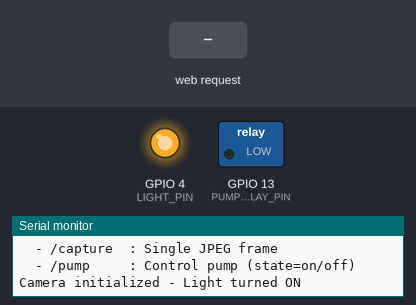
Bench run of a sketch on a simulated ESP32. Shown: switched loads named in the sketch (green lamp = pin HIGH), output pins drawn as LEDs (lit = HIGH), the last lines printed to the serial monitor. Inputs (shaded band) come from the test bench. The camera gives no picture.

Above: at 2.6 s.
2.7 s: HTTP request GET /pump?state=on received
At 3.6 s:
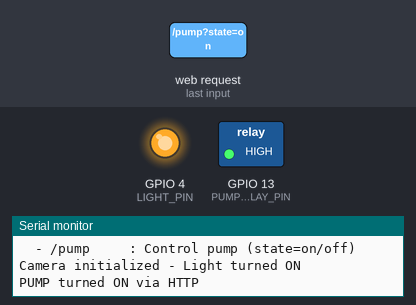
6.5 s: HTTP request GET /pump?state=off received
At 7.7 s:
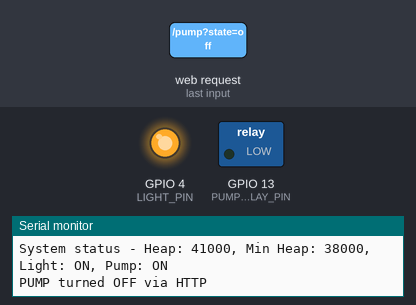
Timing chart, 0 to 9.5 s (numbered marks = the images above; inputs shaded):
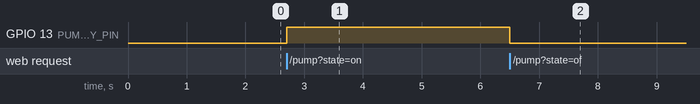

The sketch:

ESP32_camera_updated_code.ino
```cpp
#include "esp_camera.h"
#include <Arduino.h>
#include <WiFi.h>
#include <AsyncTCP.h>
#include <ESPAsyncWebServer.h>

#define LIGHT_PIN 4
#define PUMP_RELAY_PIN 13  // Pin connected to the relay for the water pump

// Camera configuration
#define PWDN_GPIO_NUM     32
#define RESET_GPIO_NUM    -1
#define XCLK_GPIO_NUM      0
#define SIOD_GPIO_NUM     26
#define SIOC_GPIO_NUM     27
#define Y9_GPIO_NUM       35
#define Y8_GPIO_NUM       34
#define Y7_GPIO_NUM       39
#define Y6_GPIO_NUM       36
#define Y5_GPIO_NUM       21
#define Y4_GPIO_NUM       19
#define Y3_GPIO_NUM       18
#define Y2_GPIO_NUM        5
#define VSYNC_GPIO_NUM    25
#define HREF_GPIO_NUM     23
#define PCLK_GPIO_NUM     22

// WiFi credentials
const char* ssid = "Atom";
const char* password = "12345678";

// Web server and WebSocket
AsyncWebServer server(80);
AsyncWebSocket wsCamera("/Camera");
AsyncWebSocket wsCarInput("/CarInput");
uint32_t cameraClientId = 0;
bool lightState = false;
bool pumpState = false;  // Track pump state

// HTML page
const char htmlHomePage[] PROGMEM = R"HTMLHOMEPAGE(
<!DOCTYPE html>
<html>
  <head>
    <meta name="viewport" content="width=device-width, initial-scale=1, maximum-scale=1, user-scalable=no">
    <style>
      body {
        background-color: #FFA500;
        text-align: center;
        font-family: Arial, sans-serif;
        margin: 0;
        padding: 20px 0;
      }
      .header {
        font-size: 36px;
        font-weight: bold;
        color: #333;
        text-shadow: 2px 2px 4px rgba(0,0,0,0.3);
        margin-bottom: 20px;
        letter-spacing: 2px;
        background: linear-gradient(to right, #FF4500, #FF8C00);
        -webkit-background-clip: text;
        -webkit-text-fill-color: transparent;
        padding: 10px;
      }
      .light-button {
        background-color: #4CAF50;
        border-radius: 50%;
        width: 120px;
        height: 120px;
        margin: 20px auto;
        display: flex;
        align-items: center;
        justify-content: center;
        font-size: 24px;
        color: white;
        box-shadow: 0 4px 8px rgba(0,0,0,0.2);
        cursor: pointer;
        user-select: none;
        transition: all 0.2s;
      }
      .light-button:active {
        transform: translateY(4px);
        box-shadow: 0 2px 4px rgba(0,0,0,0.2);
      }
      #cameraImage {
        border: 5px solid black;
        border-radius: 10px;
        box-shadow: 0 4px 8px rgba(0,0,0,0.2);
        margin-bottom: 20px;
      }
      .fire-warning {
        display: none;
        position: fixed;
        top: 50%;
        left: 50%;
        transform: translate(-50%, -50%);
        background-color: #FF4500;
        color: white;
        padding: 20px;
        border-radius: 10px;
        box-shadow: 0 0 20px rgba(255,0,0,0.5);
        z-index: 1000;
        font-size: 24px;
        font-weight: bold;
        text-align: center;
        animation: pulse 1s infinite;
      }
      @keyframes pulse {
        0% { transform: translate(-50%, -50%) scale(1); }
        50% { transform: translate(-50%, -50%) scale(1.05); }
        100% { transform: translate(-50%, -50%) scale(1); }
      }
    </style>
  </head>
  <body>
    <div class="header">ATOM's CAMERA</div>
    <div style="width:400px; margin:auto;">
      <img id="cameraImage" src="" style="width:400px, height:250px;">
      <div class="light-button" onclick="toggleLight()">
        TOGGLE LIGHT
      </div>
    </div>

    <div id="fireWarning" class="fire-warning">
       FIRE DETECTED!
    </div>

    <script>
      var websocketCamera;
      var websocketCarInput;

      function initCameraWebSocket() {
        var webSocketCameraUrl = "ws://" + window.location.hostname + "/Camera";
        websocketCamera = new WebSocket(webSocketCameraUrl);
        websocketCamera.binaryType = 'blob';
        websocketCamera.onclose = function() {
          setTimeout(initCameraWebSocket, 2000);
        };
        websocketCamera.onmessage = function(event) {
          document.getElementById("cameraImage").src = URL.createObjectURL(event.data);
        };
      }

      function initCarInputWebSocket() {
        var webSocketCarInputUrl = "ws://" + window.location.hostname + "/CarInput";
        websocketCarInput = new WebSocket(webSocketCarInputUrl);
        websocketCarInput.onclose = function() {
          setTimeout(initCarInputWebSocket, 2000);
        };
        websocketCarInput.onmessage = function(event) {
          if (event.data === "FireDetected") {
            document.getElementById("fireWarning").style.display = "block";
          } else if (event.data === "FireCleared") {
            document.getElementById("fireWarning").style.display = "none";
          }
        };
      }

      function initWebSocket() {
        initCameraWebSocket();
        initCarInputWebSocket();
      }

      function toggleLight() {
        if (websocketCarInput && websocketCarInput.readyState === WebSocket.OPEN) {
          websocketCarInput.send("ToggleLight");
        }
      }

      window.onload = initWebSocket;
    </script>
  </body>
</html>
)HTMLHOMEPAGE";

// Web server handlers
void handleRoot(AsyncWebServerRequest *request) {
  request->send_P(200, "text/html", htmlHomePage);
}

void handleNotFound(AsyncWebServerRequest *request) {
  request->send(404, "text/plain", "File Not Found");
}

// Endpoint for Python to control the pump
void handlePumpControl(AsyncWebServerRequest *request) {
  if (request->hasParam("state")) {
    String state = request->getParam("state")->value();
    if (state == "on") {
      digitalWrite(PUMP_RELAY_PIN, HIGH);
      pumpState = true;
      request->send(200, "text/plain", "PUMP turned ON");
      Serial.println("PUMP turned ON via HTTP");
      wsCarInput.textAll("FireDetected");  // Notify web clients
    } else if (state == "off") {
      digitalWrite(PUMP_RELAY_PIN, LOW);
      pumpState = false;
      request->send(200, "text/plain", "PUMP turned OFF");
      Serial.println("PUMP turned OFF via HTTP");
      wsCarInput.textAll("FireCleared");  // Notify web clients
    } else {
      request->send(400, "text/plain", "Invalid state parameter");
    }
  } else {
    request->send(400, "text/plain", "Missing state parameter");
  }
}

// Single frame capture endpoint
void handleCapture(AsyncWebServerRequest *request) {
  camera_fb_t *fb = esp_camera_fb_get();
  if (!fb) {
    request->send(500, "text/plain", "Camera capture failed");
    return;
  }

  request->send_P(200, "image/jpeg", (const uint8_t*)fb->buf, fb->len);
  esp_camera_fb_return(fb);
}

// WebSocket event handlers
void onCarInputWebSocketEvent(AsyncWebSocket *server,
                            AsyncWebSocketClient *client,
                            AwsEventType type,
                            void *arg,
                            uint8_t *data,
                            size_t len) {
  switch (type) {
    case WS_EVT_CONNECT:
      Serial.printf("WebSocket client #%u connected\n", client->id());
      break;
    case WS_EVT_DISCONNECT:
      Serial.printf("WebSocket client #%u disconnected\n", client->id());
      digitalWrite(LIGHT_PIN, LOW);
      lightState = false;
      break;
    case WS_EVT_DATA:
      {
        AwsFrameInfo *info = (AwsFrameInfo*)arg;
        if (info->final && info->index == 0 && info->len == len && info->opcode == WS_TEXT) {
          data[len] = 0;
          String message = String((char*)data);

          Serial.printf("Command: %s\n", message.c_str());

          if (message == "ToggleLight") {
            lightState = !lightState;
            digitalWrite(LIGHT_PIN, lightState ? HIGH : LOW);
            Serial.printf("Light set to: %s\n", lightState ? "ON" : "OFF");
          }
        }
      }
      break;
    default:
      break;
  }
}

void onCameraWebSocketEvent(AsyncWebSocket *server,
                          AsyncWebSocketClient *client,
                          AwsEventType type,
                          void *arg,
                          uint8_t *data,
                          size_t len) {
  switch (type) {
    case WS_EVT_CONNECT:
      Serial.printf("Camera client #%u connected\n", client->id());
      cameraClientId = client->id();
      break;
    case WS_EVT_DISCONNECT:
      Serial.printf("Camera client #%u disconnected\n", client->id());
      cameraClientId = 0;
      break;
    default:
      break;
  }
}

// Camera setup
void setupCamera() {
  camera_config_t config;
  config.ledc_channel = LEDC_CHANNEL_0;
  config.ledc_timer = LEDC_TIMER_0;
  config.pin_d0 = Y2_GPIO_NUM;
  config.pin_d1 = Y3_GPIO_NUM;
  config.pin_d2 = Y4_GPIO_NUM;
  config.pin_d3 = Y5_GPIO_NUM;
  config.pin_d4 = Y6_GPIO_NUM;
  config.pin_d5 = Y7_GPIO_NUM;
  config.pin_d6 = Y8_GPIO_NUM;
  config.pin_d7 = Y9_GPIO_NUM;
  config.pin_xclk = XCLK_GPIO_NUM;
  config.pin_pclk = PCLK_GPIO_NUM;
  config.pin_vsync = VSYNC_GPIO_NUM;
  config.pin_href = HREF_GPIO_NUM;
  config.pin_sccb_sda = SIOD_GPIO_NUM;
  config.pin_sccb_scl = SIOC_GPIO_NUM;
  config.pin_pwdn = PWDN_GPIO_NUM;
  config.pin_reset = RESET_GPIO_NUM;
  config.xclk_freq_hz = 20000000;
  config.pixel_format = PIXFORMAT_JPEG;

  if(psramFound()) {
    config.frame_size = FRAMESIZE_VGA;
    config.jpeg_quality = 10;
    config.fb_count = 2;
    config.grab_mode = CAMERA_GRAB_WHEN_EMPTY;
  } else {
    config.frame_size = FRAMESIZE_SVGA;
    config.jpeg_quality = 12;
    config.fb_count = 1;
  }

  esp_err_t err = esp_camera_init(&config);
  if (err != ESP_OK) {
    Serial.printf("Camera init failed: 0x%x\n", err);
    ESP.restart();
  }

  sensor_t *s = esp_camera_sensor_get();
  s->set_framesize(s, FRAMESIZE_VGA);

  digitalWrite(LIGHT_PIN, HIGH);
  lightState = true;
  Serial.println("Camera initialized - Light turned ON");
}

// Camera picture sending for WebSocket
void sendCameraPicture() {
  if (cameraClientId == 0) return;

  camera_fb_t *fb = esp_camera_fb_get();
  if (!fb) {
    Serial.println("Failed to get camera frame");
    return;
  }

  wsCamera.binary(cameraClientId, fb->buf, fb->len);
  esp_camera_fb_return(fb);

  while (wsCamera.client(cameraClientId)->queueIsFull()) {
    delay(1);
  }
}

// Pin initialization
void setUpPinModes() {
  pinMode(LIGHT_PIN, OUTPUT);
  pinMode(PUMP_RELAY_PIN, OUTPUT);

  // Ensure relay starts in OFF position
  digitalWrite(LIGHT_PIN, LOW);
  digitalWrite(PUMP_RELAY_PIN, LOW);

  // Double-check relay state with delay
  delay(100);
  digitalWrite(PUMP_RELAY_PIN, LOW);
  Serial.println("Pins initialized - Relay confirmed OFF");
}

void setup() {
  Serial.begin(115200);
  Serial.setDebugOutput(true);
  delay(1000);

  setUpPinModes();

  // Start WiFi
  WiFi.softAP(ssid, password);
  Serial.print("AP IP address: ");
  Serial.println(WiFi.softAPIP());

  // Setup web server with endpoints
  server.on("/", HTTP_GET, handleRoot);
  server.on("/pump", HTTP_GET, handlePumpControl);  // Pump control endpoint
  server.on("/capture", HTTP_GET, handleCapture);   // Single frame endpoint
  server.onNotFound(handleNotFound);

  // Setup WebSockets
  wsCamera.onEvent(onCameraWebSocketEvent);
  server.addHandler(&wsCamera);
  wsCarInput.onEvent(onCarInputWebSocketEvent);
  server.addHandler(&wsCarInput);

  server.begin();
  Serial.println("HTTP server started");
  Serial.println("Available endpoints:");
  Serial.println("  - /         : Web interface");
  Serial.println("  - /capture  : Single JPEG frame");
  Serial.println("  - /pump     : Control pump (state=on/off)");

  setupCamera();
}

void loop() {
  wsCamera.cleanupClients();
  wsCarInput.cleanupClients();
  sendCameraPicture();

  static unsigned long lastPrint = 0;
  if (millis() - lastPrint > 5000) {
    lastPrint = millis();
    Serial.printf("System status - Heap: %d, Min Heap: %d, Light: %s, Pump: %s\n",
                 ESP.getFreeHeap(),
                 ESP.getMinFreeHeap(),
                 lightState ? "ON" : "OFF",
                 pumpState ? "ON" : "OFF");
  }
}
```

Measured:
- after the input at 2.7 s, GPIO 13 (PUMP_RELAY_PIN): LOW → HIGH at once
- after the input at 6.5 s, GPIO 13 (PUMP_RELAY_PIN): HIGH → LOW at once
